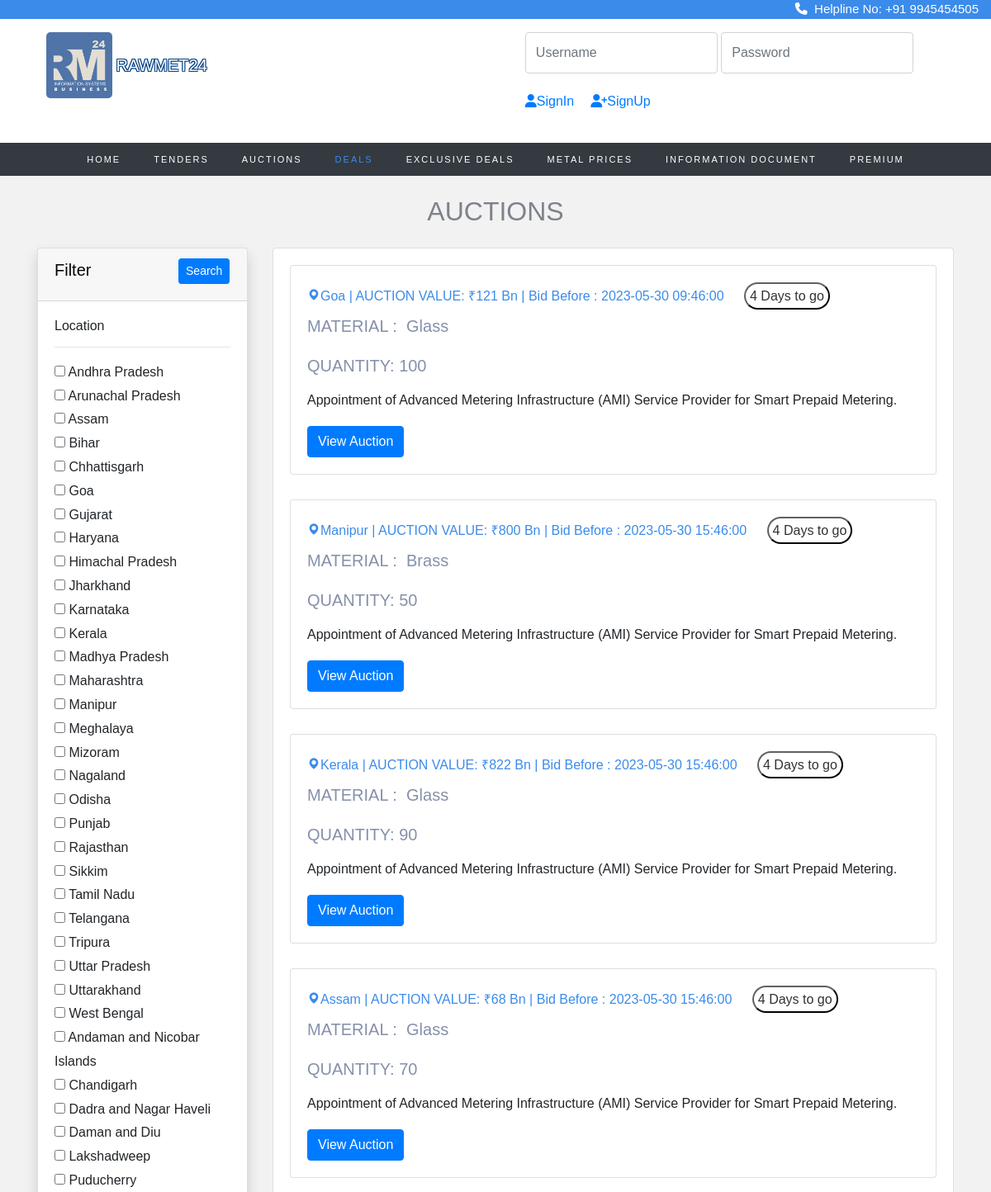
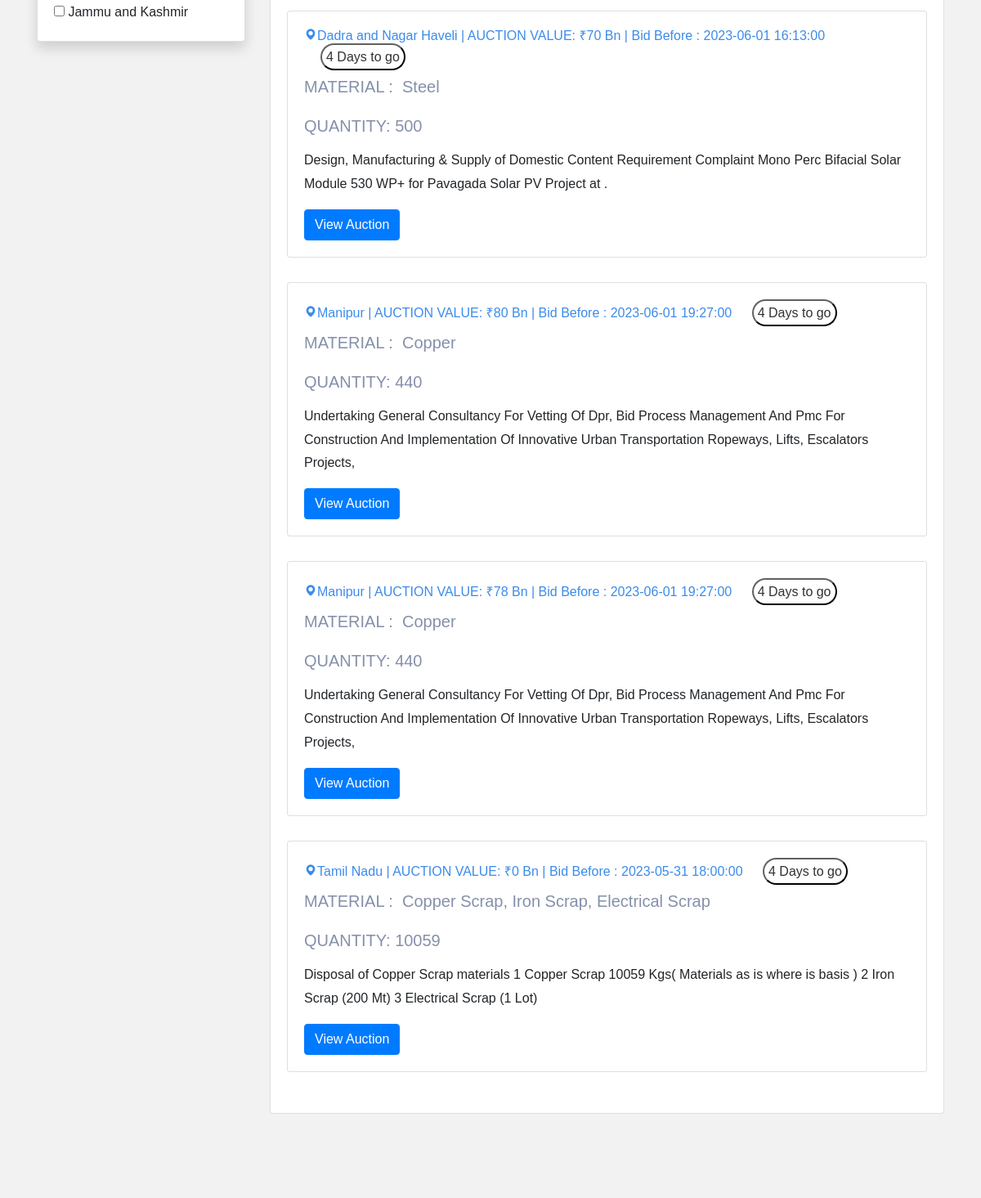
Page /tender/auction.php (upper part) on the earlier database version (2 pictures, top to bottom).
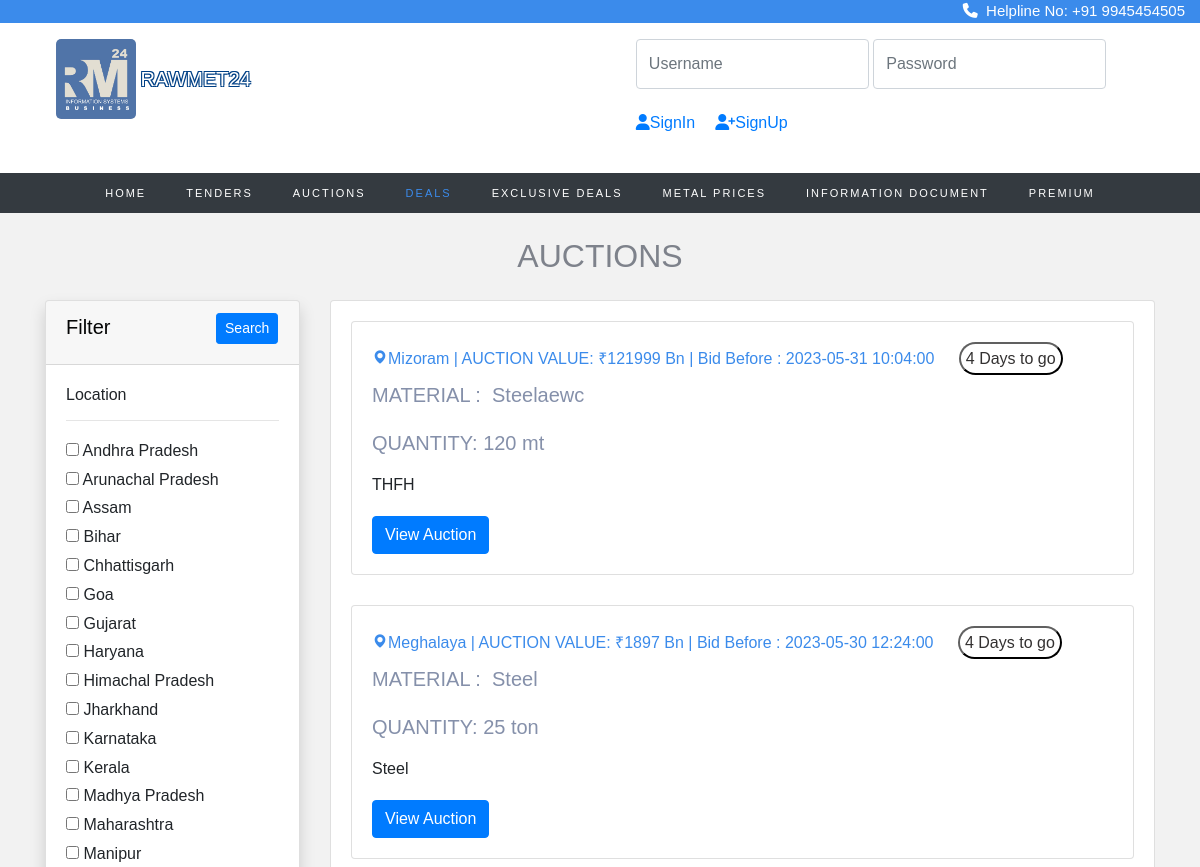
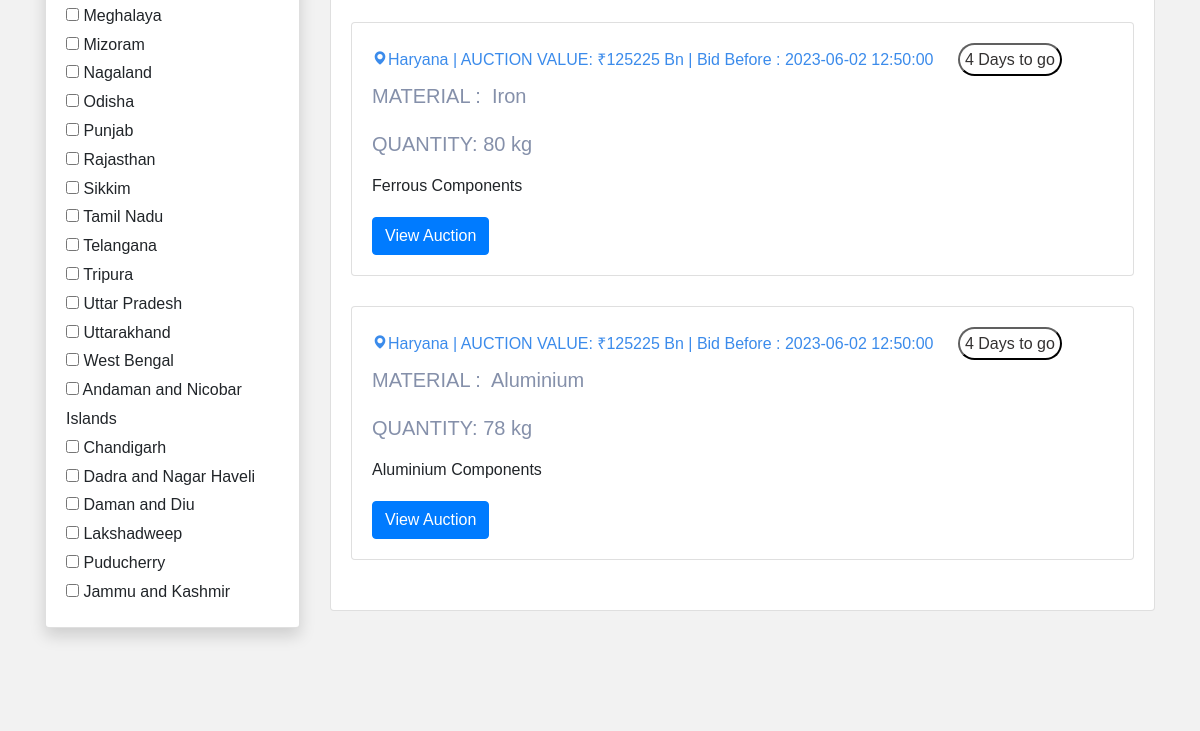
Same page on the later database version (2 pictures, top to bottom).
### tables this page shows
CREATE TABLE `location` (
  `state_id` int(11) NOT NULL,
  `state_name` varchar(50) DEFAULT NULL
);

CREATE TABLE `auction` (
  `id` int(11) NOT NULL,
  `category` varchar(255) DEFAULT NULL,
  `infoId` varchar(255) DEFAULT NULL,
  `ownership` varchar(255) DEFAULT NULL,
  `aucLocation` varchar(255) DEFAULT NULL,
  `sector` varchar(255) DEFAULT NULL,
  `aucNumber` varchar(255) DEFAULT NULL,
  `aucDescription` text DEFAULT NULL,
  `aucValue` varchar(255) NOT NULL,
  `aucSource` varchar(255) DEFAULT NULL,
  `material` varchar(255) DEFAULT NULL,
  `quantity` varchar(255) NOT NULL,
  `ePublishingDateTime` datetime DEFAULT NULL,
  `startDatetime` datetime DEFAULT NULL,
  `endDatetime` datetime DEFAULT NULL,
  `insStartdatetime` datetime DEFAULT NULL,
  `insEnddatetime` datetime DEFAULT NULL,
  `emdType` varchar(255) DEFAULT NULL,
  `emdAmt` decimal(10,2) DEFAULT NULL,
  `companyName` varchar(255) DEFAULT NULL,
  `location` varchar(255) DEFAULT NULL,
  `street` varchar(255) DEFAULT NULL,
  `city` varchar(255) DEFAULT NULL,
  `telephone` varchar(255) DEFAULT NULL,
  `email` varchar(255) DEFAULT NULL,
  `contactPerson` varchar(255) DEFAULT NULL
);

### tender/auction.php (the view, shortened to what the changed rows need)
<!doctype html>
<html lang="en">
  <head>
    <link rel="stylesheet" href="https://cdn.jsdelivr.net/npm/bootstrap@4.0.0/dist/css/bootstrap.min.css">
<link rel="stylesheet" href="https://stackpath.bootstrapcdn.com/font-awesome/4.7.0/css/font-awesome.min.css">
<link rel="stylesheet" href="https://cdnjs.cloudflare.com/ajax/libs/font-awesome/4.7.0/css/font-awesome.min.css">
<link rel="stylesheet" href="css/style.css">
<link rel="stylesheet" href="css/_buttons.scss">
<link rel="stylesheet" href="css/buttons.scss">
<link rel="stylesheet" href="css/auction.css">
<link rel="stylesheet" href="css/reboot.scss">
<link rel="stylesheet" href="https://cdnjs.cloudflare.com/ajax/libs/font-awesome/6.4.0/css/all.min.css">
<link href='https://unpkg.com/boxicons@2.1.4/css/boxicons.min.css' rel='stylesheet'>
<link rel="stylesheet" href="https://cdnjs.cloudflare.com/ajax/libs/font-awesome/4.7.0/css/font-awesome.min.css">
<link rel="stylesheet" type="text/css" href="https://stackpath.bootstrapcdn.com/bootstrap/4.4.1/css/bootstrap.min.css">
<link rel="stylesheet" type="text/css" href="https://pixinvent.com/stack-responsive-bootstrap-4-admin-template/app-assets/css/bootstrap-extended.min.css">
<link rel="stylesheet" type="text/css" href="https://pixinvent.com/stack-responsive-bootstrap-4-admin-template/app-assets/fonts/simple-line-icons/style.min.css">
</head>
</head>
<body>
<section class="home">
<br>
 <center>
 <h2 style="color: #7e828b;">AUCTIONS</h2> </center>
    <div class="container">
        <div class="row">
            <div class="col-md-3">
                <form action="auction.php?l=" method="GET">
                    <div class="card shadow mt-3">
                        <div class="card-body">
                            <h6>Location</h6>
                            <hr>
                            <?php
                            $con = mysqli_connect("localhost", "root", "", "registration_db");
                            $brand_query = "SELECT * FROM location";
                            $brand_query_run = mysqli_query($con, $brand_query);
                            if (mysqli_num_rows($brand_query_run) > 0) {
                                foreach ($brand_query_run as $locationlist) {
                                    ?>
                                    <div id="checkbox">
                                        <input type="checkbox" name="locations" value="<?= $locationlist['state_name']; ?>"
                                            ?>>
                                        <?= $locationlist['state_name']; ?>
                                    </div>
                                    <?php
                                }
                            } else {
                                echo "No locations Found";
                            }
                            ?>
                        </div>
                    </div>
                </form>
            </div>
            <div class="col-md-9 mt-3">
                <div class="card ">
                    <div class="card-body row">
                        <?php
                        if (isset($_GET['locations'])) {
                            $branchecked = [];
                            $branchecked[0] = $_GET['locations'];
                            foreach ($branchecked as $rowbrand) {
                                 $sql = "SELECT * FROM auction WHERE aucLocation='".$rowbrand."'";
                                $result = mysqli_query($con, $sql);
                                if (mysqli_num_rows($result) > 0) {
                                    foreach ($result as $row):
                                        ?>
                                       <div class="col-md-12 grid-margin stretch-card">
                    <div class="card">
                        <div class="card-body">
                                              <h6 style="color:#3b8beb; "> <i class='bx bxs-map'></i><?php echo $row['aucLocation'];?>| Auction Value : <?php echo $row['aucValue'];?> | Bid Before : <?php echo $row['endDatetime'];?> <button style="padding:5px ;border-color: #0c0c0c; border-radius: 20px; color: #333131; background-color: #ffffff; margin-left: 20px;">4 Days to go</button></h6>
                        <h5 style="color:#8590aa; font-family: 'Montserrat', sans-serif;">MATERIAL :&nbsp <?php echo $row['material'];?> <br> <p>QUANTITY:&nbsp<?php echo $row['quantity'];?></p></h5>
                        <p><?php echo $row['aucDescription'];?></p>
    <a href="auction_page.php?g=<?php echo $row['id'];?>"><button class="btn btn-primary" type="submit">View Auction</button></a></h6>
                      </div>
                    </div>
                  </div>
                                        <?php
                                    endforeach;
                                }
                            }
                        } else {
                            $sql = "SELECT * FROM auction";
                            $result = mysqli_query($con, $sql);
                            if (mysqli_num_rows($result) > 0) {
                                foreach ($result as $row):
                                    ?>
                                    <div class="col-md-12 grid-margin stretch-card">
                    <div class="card">
                        <div class="card-body">
                                              <h6 style="color:#3b8beb; "> <i class='bx bxs-map'></i><?php echo $row['aucLocation'];?>&nbsp| AUCTION VALUE:&nbsp₹<?php echo $row['aucValue'];?> Bn | Bid Before : <?php echo $row['endDatetime'];?> <button style="padding:5px ;border-color: #0c0c0c; border-radius: 20px; color: #333131; background-color: #ffffff; margin-left: 20px;">4 Days to go</button></h6>
                        <h5 style="color:#8590aa; font-family: 'Montserrat', sans-serif;">MATERIAL :&nbsp <?php echo $row['material'];?><br> <br> <p>QUANTITY:&nbsp<?php echo $row['quantity'];?></p></h5>
                        <p><?php echo $row['aucDescription'];?></p>
    <a href="auction_page.php?g=<?php echo $row['id'];?>"><button class="btn btn-primary" type="submit">View Auction</button></a></h6>
                      </div>
                    </div>
                  </div>
                                <?php
                                endforeach;
                            } else {
                                echo "No Items Found";
                            }
                        }
                        ?>
                </div>
            </div>
        </div>
    </div>
    </div>
    <br><br>
</body>
</html>

Differences in the rows shown:
removed auction: aucLocation "Goa", aucValue "121", endDatetime "2023-05-30 09:46:00", material "Glass", quantity "100", aucDescription "Appointment of Advanced Metering Infrastructure (AMI) Service Provider for Smart Prepaid Metering."
removed auction: aucLocation "Manipur", aucValue "800", endDatetime "2023-05-30 15:46:00", material "Brass", quantity "50", aucDescription "Appointment of Advanced Metering Infrastructure (AMI) Service Provider for Smart Prepaid Metering."
removed auction: aucLocation "Kerala", aucValue "822", endDatetime "2023-05-30 15:46:00", material "Glass", quantity "90", aucDescription "Appointment of Advanced Metering Infrastructure (AMI) Service Provider for Smart Prepaid Metering."
removed auction: aucLocation "Assam", aucValue "68", endDatetime "2023-05-30 15:46:00", material "Glass", quantity "70", aucDescription "Appointment of Advanced Metering Infrastructure (AMI) Service Provider for Smart Prepaid Metering."
removed auction: aucLocation "Dadra and Nagar Haveli", aucValue "70", endDatetime "2023-06-01 16:13:00", material "Steel", quantity "500", aucDescription "Design, Manufacturing & Supply of Domestic Content Requirement Complaint Mono Perc Bifacial Solar Module 530 WP+ for Pavagada Solar PV Project at ."
removed auction: aucLocation "Manipur", aucValue "80", endDatetime "2023-06-01 19:27:00", material "Copper", quantity "440", aucDescription "Undertaking General Consultancy For Vetting Of Dpr, Bid Process Management And Pmc For Construction And Implementation Of Innovative Urban Transportation Ropeways, Lifts, Escalators Projects,"
removed auction: aucLocation "Manipur", aucValue "78", endDatetime "2023-06-01 19:27:00", material "Copper", quantity "440", aucDescription "Undertaking General Consultancy For Vetting Of Dpr, Bid Process Management And Pmc For Construction And Implementation Of Innovative Urban Transportation Ropeways, Lifts, Escalators Projects,"
removed auction: aucLocation "Tamil Nadu", aucValue "0", endDatetime "2023-05-31 18:00:00", material "Copper Scrap, Iron Scrap, Electrical Scrap", quantity "10059", aucDescription "Disposal of Copper Scrap materials 1 Copper Scrap 10059 Kgs( Materials as is where is basis ) 2 Iron Scrap (200 Mt) 3 Electrical Scrap (1 Lot)"
added auction: aucLocation "Mizoram", aucValue "121999", endDatetime "2023-05-31 10:04:00", material "Steelaewc", quantity "120 mt", aucDescription "THFH"
added auction: aucLocation "Meghalaya", aucValue "1897", endDatetime "2023-05-30 12:24:00", material "Steel", quantity "25 ton", aucDescription "Steel"
added auction: aucLocation "Haryana", aucValue "125225", endDatetime "2023-06-02 12:50:00", material "Iron", quantity "80 kg", aucDescription "Ferrous Components"
added auction: aucLocation "Haryana", aucValue "125225", endDatetime "2023-06-02 12:50:00", material "Aluminium", quantity "78 kg", aucDescription "Aluminium Components"
